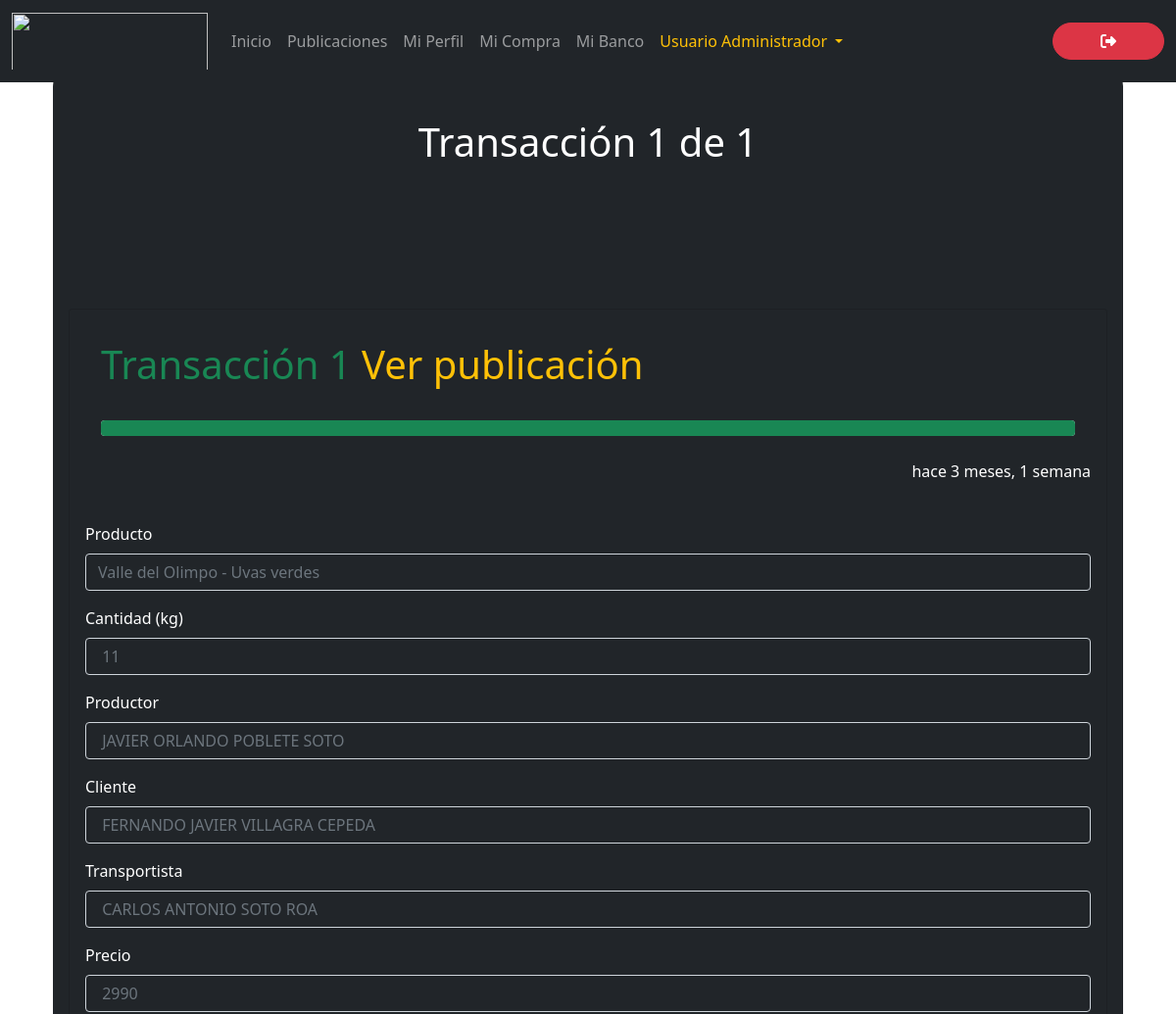
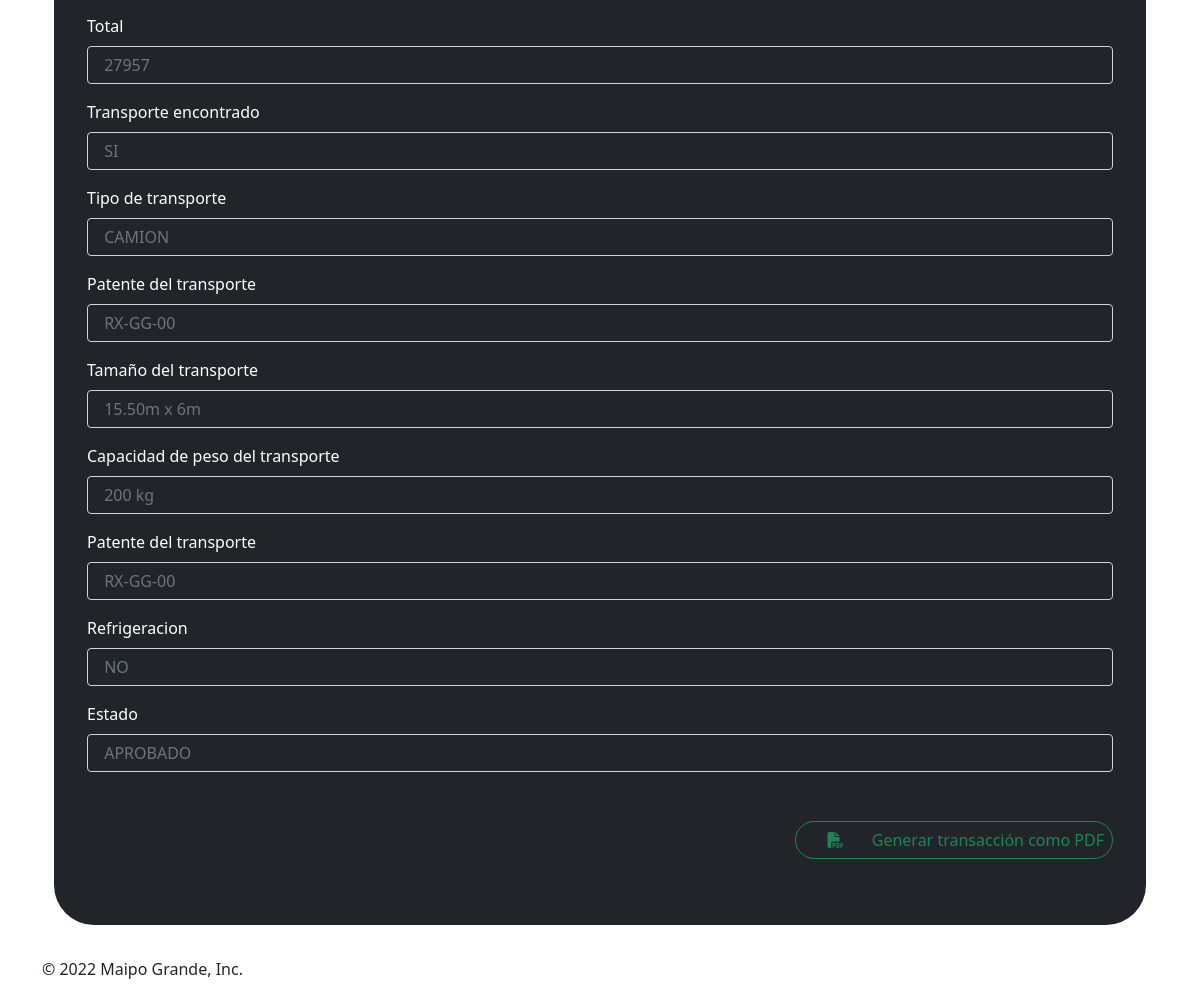
The app's page /contract/generate/ (signed in) with its own data (2 pictures, top to bottom).
### maipogrande/models.py (models this page shows, shortened)
class Transaction(models.Model):
    id_transaction = models.AutoField(
        primary_key = True,
        editable = False
    )
    id_product = models.IntegerField(
        validators = [MinValueValidator(1), MaxValueValidator(10000000000)]
    )
    id_transport = models.IntegerField(
        validators = [MinValueValidator(1), MaxValueValidator(10000000000)]
    )
    timestamp = models.DateTimeField(
        default = timezone.localtime(timezone.now()).strftime("%Y-%m-%d %H:%M:%S")
    )
    product = models.CharField(
        max_length = 100,
        blank = True
    )
    type_sale = models.CharField(
        max_length = 15,
        choices = TYPE_SALE,
        default = TYPE_SALE[0][0]
    )
    quantity = models.IntegerField(
        validators = [MinValueValidator(1), MaxValueValidator(1000)]
    )
    producer = models.CharField(
        max_length = 100,
        blank = True
    )
    client = models.CharField(
        max_length = 100,
        blank = True
    )
    transportist = models.CharField(
        max_length = 100,
        blank = True
    )
    price = models.IntegerField(
        validators = [MinValueValidator(1000), MaxValueValidator(1000000000)]
    )
    total = models.IntegerField(
        validators = [MinValueValidator(1000), MaxValueValidator(1000000000)]
    )
    transport_status = models.CharField(
        max_length = 2,
        choices = ANSWER,
        blank = True,
        default = ANSWER[0][0]
    )
    transport_type = models.CharField(
        max_length = 150,
        choices = TYPE_TRANSPORT,
        blank = True
    )
    transport_patent = models.CharField(
        max_length = 20,
        blank = True
    )
    transport_size = models.CharField(
        max_length = 50,
        blank = True
    )
    transport_capacity = models.IntegerField(
        validators = [MinValueValidator(1), MaxValueValidator(10000)],
        default = 0
    )
    transport_refrigeration = models.CharField(
        max_length = 2,
        choices = ANSWER,
        blank = True,
        default = ANSWER[0][0]
    )
    status = models.CharField(
        max_length = 20,
        choices = OFFER_STATUS,
        default = OFFER_STATUS[0][0]
    )
    class Meta:
        ordering = ['timestamp']

### maipogrande/views.py (the view)
# urls.py: path('contract/generate/', views.generate_contract, name = 'generate_contract'),
def generate_contract(request):
	current_user = get_object_or_404(CustomUser, pk = request.user.pk)
	transactions = Transaction.objects.filter(status = 'APROBADO').all().order_by('-timestamp')
	paginator = Paginator(transactions, 1)
	page = request.GET.get('page')
	transactions = paginator.get_page(page)
	context = {'transactions' : transactions}
	return render(request, 'generate-contract.html', context)

### maipogrande/templates/generate-contract.html (shortened to what this page needs)
{% extends './layout.html' %}
{% block content %}
{% load humanize %}
{% load static %}
<div class="row">
    <div class="col-12">
		<div class="p-3 mb-2 bg-dark text-white" style="border-radius: 40px;">
			<div class="col-sm-12 col-md-12 col-lg-12 col-xl-12 bg-dark text-white">
				{% if transactions.count == 0 %}
					<div class="mb-2bg-white text-white" style="padding-top: 100px; padding-bottom: 100px;">
						<h1 class="display-6 text-center">No hay transacciones realizadas por el momento ☹</h1>
					</div>
				{% else %}
					<hr class = "featurette-divider"
						style = "padding-top : 5px; padding-bottom: 20px; background-color: transparent;">
					{% for product in transactions %}
						<div class="col-sm-12 col-md-12 col-lg-12 col-xl-12" id="available-transaction">
							<h1 class="current display-6 text-center" id="available-transactions">Transacción {{ transactions.number }} de {{ transactions.paginator.num_pages }}</h1>
							<hr class = "featurette-divider"
								style = "padding-top : 5%; padding-bottom: 5%; background-color: transparent;">
						</div>
						<div class="card bg-dark">
								<div class="card-body">
									<div class="row">
										<div class="col-sm-12 col-md-12 col-lg-12 col-xl-12">
											<div class="p-3 mb-2 bg-dark">
												{% if product.status == "APROBADO" %}
													<h1 class="display-6 text-start text-success">
														Transacción {{ product.id_transaction }}
														<a class="display-6 text-end link-warning"
															id="view-product-post"
															href="{% url 'view_product_post' product.id_product %}"
															style="text-decoration:none">Ver publicación</a>
													</h1>
													<hr class = "featurette-divider"
														style = "background-color: transparent;">
													<div class="progress">
														<div class="progress-bar bg-success" role="progressbar" style="width: 100%" aria-valuenow="100" aria-valuemin="100" aria-valuemax="100"></div>
													</div>
												{% endif %}
											</div>
											<div class = "form-group">
												<fieldset disabled>
													<div class="mb-3 text-end">
														<time data-time="#">{{ product.timestamp|naturaltime }}</time>
														<br></br>
													</div>
													<div class="mb-3">
														<label for="product" class="form-label">Producto </label>
														<input type="text" id="product" class="form-control bg-transparent text-white" placeholder="{{ product.product }}">
													</div>
													<div class="mb-3">
														<label for="quantity" class="form-label">Cantidad (kg) </label>
														<input type="text" id="quantity" class="form-control bg-transparent text-white" placeholder=" {{ product.quantity }}">
													</div>
													<div class="mb-3">
														<label for="producer" class="form-label">Productor </label>
														<input type="text" id="producer" class="form-control bg-transparent text-white" placeholder=" {{ product.producer }}">
													</div>
													<div class="mb-3">
														<label for="client" class="form-label">Cliente </label>
														<input type="text" id="client" class="form-control bg-transparent text-white" placeholder=" {{ product.client }}">
													</div>
													<div class="mb-3">
														<label for="transportation" class="form-label">Transportista </label>
														<input type="text" id="transportation" class="form-control bg-transparent text-white" placeholder=" {{ product.transportist }}">
													</div>
													<div class="mb-3">
														<label for="price" class="form-label">Precio </label>
														<input type="text" id="price" class="form-control bg-transparent text-white" placeholder=" {{ product.price }}">
													</div>
													<div class="mb-3">
														<label for="total" class="form-label">Total </label>
														<input type="text" id="total" class="form-control bg-transparent text-white" placeholder=" {{ product.total }}">
													</div>
													<div class="mb-3">
														<label for="transportation" class="form-label">Transporte encontrado </label>
														<input type="text" id="transportation" class="form-control bg-transparent text-white" placeholder=" {{ product.transport_status }}">
													</div>
													<div class="mb-3">
														<label for="transport-type" class="form-label">Tipo de transporte </label>
														<input type="text" id="transport-type" class="form-control bg-transparent text-white" placeholder=" {{ product.transport_type }}">
													</div>
													<div class="mb-3">
														<label for="patent" class="form-label">Patente del transporte </label>
														<input type="text" id="patent" class="form-control bg-transparent text-white" placeholder=" {{ product.transport_patent }}">
													</div>
													<div class="mb-3">
														<label for="size" class="form-label">Tamaño del transporte </label>
														<input type="text" id="size" class="form-control bg-transparent text-white" placeholder=" {{ product.transport_size }}">
													</div>
													<div class="mb-3">
														<label for="capcity" class="form-label">Capacidad de peso del transporte </label>
														<input type="text" id="capcity" class="form-control bg-transparent text-white" placeholder=" {{ product.transport_capacity }} kg">
													</div>
													<div class="mb-3">
														<label for="transportation" class="form-label">Patente del transporte </label>
														<input type="text" id="transportation" class="form-control bg-transparent text-white" placeholder=" {{ product.transport_patent }}">
													</div>
													<div class="mb-3">
														<label for="refrigeracion" class="form-label">Refrigeracion</label>
														<input type="text" id="refrigeracion" class="form-control bg-transparent text-white" placeholder=" {{ product.transport_refrigeration }}">
													</div>
													<div class="mb-3">
														<label for="status" class="form-label">Estado  </label>
														<input type="text" id="status" class="form-control bg-transparent text-white" placeholder=" {{ product.status }}">
													</div>
												</fieldset>
												<hr class = "featurette-divider bg-transparent">
												<div class="d-flex flex-row-reverse">
													<button class="btn btn-outline-success btn-md px-2"
															onclick="window.print();"
															style="border-radius: 40px;"
															id="btn-generate-contract">
														<span class="icon">
															<i class="fa-solid fa-file-pdf"></i>
														</span>
														<span class="btn-text">
															Generar transacción como PDF
														</span>
													</button>
												</div>
											</div>
											<hr class = "featurette-divider bg-transparent">
										</div>
									</div>
								</div>
						</div>
					{% endfor %}
				{% endif %}
			</div>
		</div>
    </div>
</div>
{% endblock %}

### maipogrande/static/css/style.css (style rules this page uses)
body { padding-top: 3rem; padding-bottom: 3rem; color: #5a5a5a; min-height: 100%; }
.featurette-divider { margin: 5rem 0; }

### maipogrande/templates/base.html (style rules this page uses)
:root { --bs-primary: brown; }
.icon { display: inline-flex; align-items: flex-start; padding: 0 24px; justify-content: start; }
.btn-text { display: inline-flex; justify-content: end; }

### records on screen
Transaction: id_transaction "1", timestamp "hace 3 meses, 1 semana", product "Valle del Olimpo - Uvas verdes", quantity "11", producer "JAVIER ORLANDO POBLETE SOTO", client "FERNANDO JAVIER VILLAGRA CEPEDA", transportist "CARLOS ANTONIO SOTO ROA", price "2990", total "27957", transport_status "SI", transport_type "CAMION", transport_patent "RX-GG-00", transport_size "15.50m x 6m", transport_capacity "200 kg", transport_refrigeration "NO", status "APROBADO"
